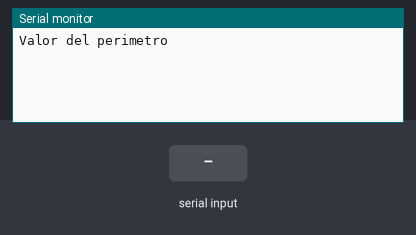
A sketch run on a simulated Arduino Uno, built with avr-gcc and run on an emulated ATmega328P. Parts: the last lines printed to the serial monitor. Inputs (shaded band) come from the test bench.

Above: at 1.2 s.
1.3 s: "90,45,200\n" received over Serial
At 2.4 s:
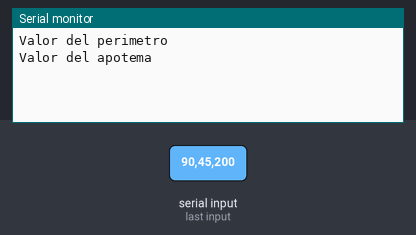
3.0 s: "30,150,10\n" received over Serial
At 4.1 s:
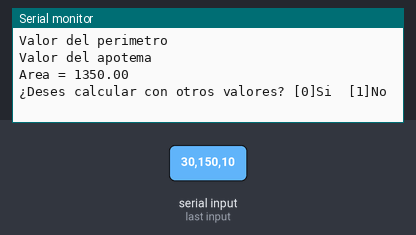

The sketch:

E_07_AreaPoligono.ino
```cpp
void setup() {
  // put your setup code here, to run once:
  Serial.begin(9600);
  Serial.setTimeout(10);

}
int estado = 0;
float perimetro;
float apotema;
void loop() {
  // put your main code here, to run repeatedly:
  if (estado == 0){
    Serial.println("Valor del perimetro");
    estado = estado + 1;
  }
  else if (estado == 1){
    if (Serial.available() > 0){
      float v = Serial.readString().toFloat();
      perimetro = v;
      estado++;
    }
  }
  else if (estado == 2){
    Serial.println("Valor del apotema");
    estado = estado + 1;
  }
  else if (estado == 3){
    if (Serial.available() > 0){
      float v = Serial.readString().toFloat();
      apotema = v;
      estado++;
    }
  }
  else if (estado == 4){
    float area = perimetro * apotema / 2;
    Serial.println("Area = " + String(area));
    estado++;
  }
  else if (estado == 5){
    Serial.println("¿Deses calcular con otros valores? [0]Si  [1]No");
    estado++;
  }
  else if (estado == 6){
    if (Serial.available() > 0){
      int v = Serial.readString().toInt();
      if (v == 0){
        estado = 0;
      } else {
        estado++;
      }
    }
  }
  delay(100);
}
```

Measured:
- after the input at 1.3 s, the serial monitor: prints a new line after 0.21 s (image 1)
- after the input at 3.0 s, the serial monitor: prints a new line after 0.12 s (image 2)
